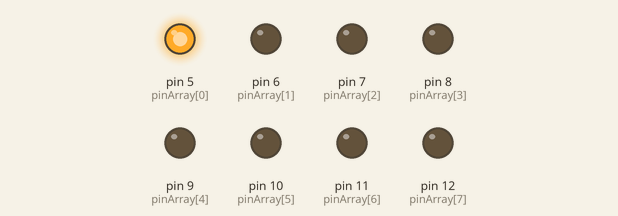
The sketch below on a simulated Arduino Uno, built with avr-gcc and run on an emulated ATmega328P. Shown: output pins drawn as LEDs (lit = HIGH).

Above: at 0.02 s.
At 0.72 s:
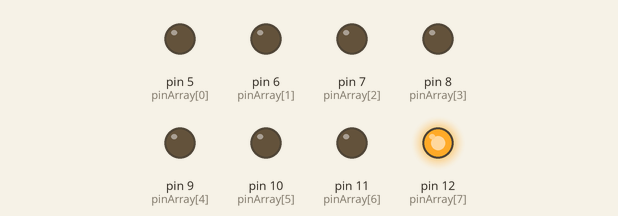
At 1.52 s:
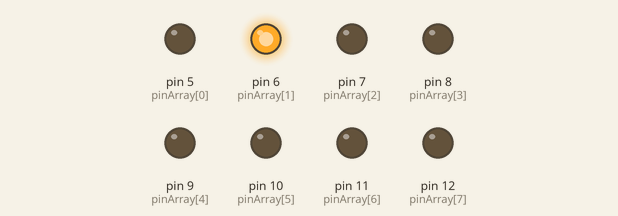
At 3.22 s:
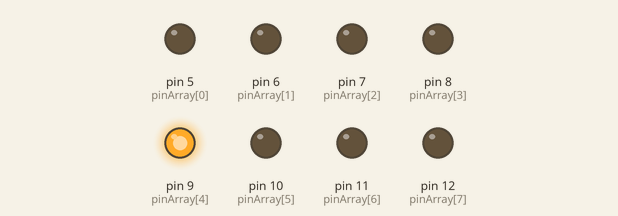
At 4.72 s:
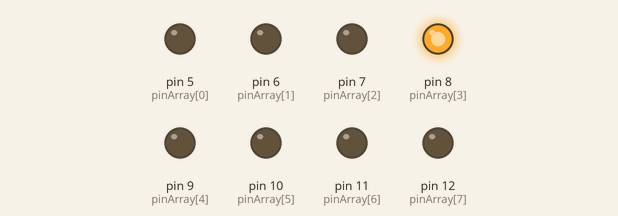
At 6.37 s:
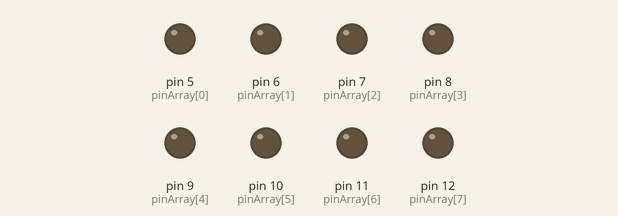
Timing chart, 0 to 6.7 s (numbered marks = the images above):
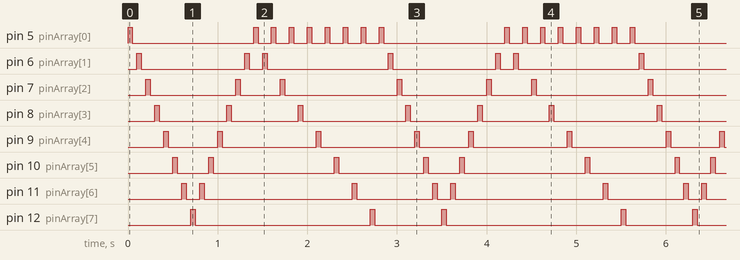

The sketch:

_06__led_animace_funkce_pole_cyklus_for_vlastni_anim.ino
```cpp
int pinArray[] = {5, 6, 7, 8, 9, 10, 11, 12, 11, 10, 9 ,8 ,7 ,6, 5, 6, 5, 7, 5, 8, 5, 9, 5, 10, 5, 11, 5, 12};

int count = 0;
int timer = 50;
int sizeArray=sizeof(pinArray)/sizeof(int);

void setup(){
  for (count=0;count<8;count++) {
    pinMode(pinArray[count], OUTPUT);
  }
}

void loop() {
    for (count=0;count<sizeArray;count++) {
     changeLED(pinArray[count]);
    }
}

void changeLED(int pin) {
   digitalWrite(pin, HIGH);
   delay(timer);
   digitalWrite(pin, LOW);
   delay(timer);
}
```

Measured:
- by itself, pin 5 (pinArray[0]): repeats every 2.8 s: LOW 1.4 s, 7 × (HIGH 0.05 s, LOW 0.15 s), HIGH 0.05 s
- by itself, pin 6 (pinArray[1]): repeats every 2.8 s: LOW 1.2 s, HIGH 0.05 s, LOW 0.15 s, HIGH 0.05 s, LOW 1.4 s, HIGH 0.05 s
- by itself, pin 7 (pinArray[2]): repeats every 2.8 s: LOW 0.95 s, HIGH 0.05 s, LOW 0.45 s, HIGH 0.05 s, LOW 1.3 s, HIGH 0.05 s
- by itself, pin 8 (pinArray[3]): repeats every 2.8 s: 2 × (LOW 0.75 s, HIGH 0.05 s), LOW 1.2 s, HIGH 0.05 s
- by itself, pin 9 (pinArray[4]): repeats every 2.8 s: LOW 0.55 s, 2 × (HIGH 0.05 s, LOW 1.1 s), HIGH 0.05 s
- by itself, pin 10 (pinArray[5]): repeats every 2.8 s: LOW 0.35 s, HIGH 0.05 s, LOW 1.4 s, HIGH 0.05 s, LOW 0.95 s, HIGH 0.05 s
- by itself, pin 11 (pinArray[6]): repeats every 2.8 s: LOW 0.15 s, HIGH 0.05 s, LOW 1.7 s, HIGH 0.05 s, LOW 0.85 s, HIGH 0.05 s
- by itself, pin 12 (pinArray[7]): repeats every 2.8 s: LOW 2.0 s, HIGH 0.05 s, LOW 0.75 s, HIGH 0.05 s
